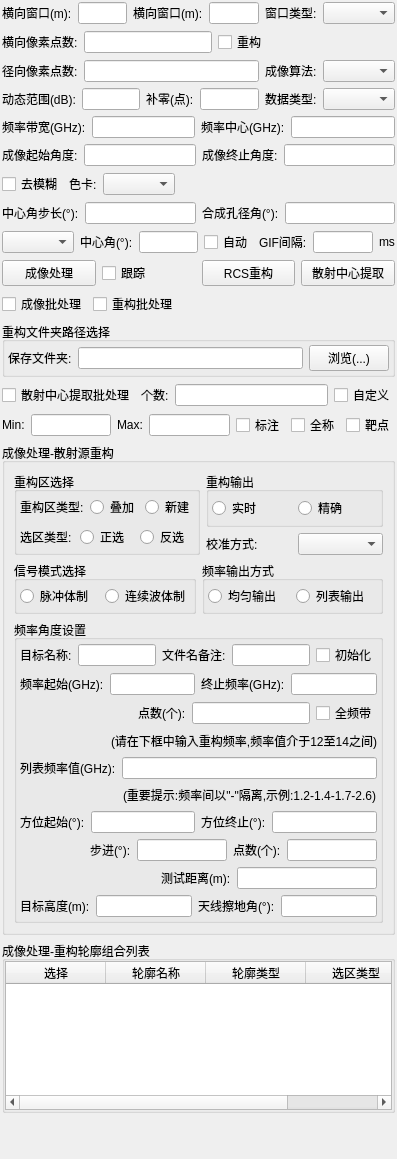
<?xml version="1.0" encoding="UTF-8"?>
<ui version="4.0">
 <class>SixthStepWidget</class>
 <widget class="QWidget" name="SixthStepWidget">
  <property name="geometry">
   <rect>
    <x>0</x>
    <y>0</y>
    <width>397</width>
    <height>1159</height>
   </rect>
  </property>
  <property name="windowTitle">
   <string>Form</string>
  </property>
  <layout class="QVBoxLayout" name="verticalLayout_11">
   <property name="leftMargin">
    <number>2</number>
   </property>
   <property name="topMargin">
    <number>2</number>
   </property>
   <property name="rightMargin">
    <number>2</number>
   </property>
   <property name="bottomMargin">
    <number>2</number>
   </property>
   <item>
    <layout class="QVBoxLayout" name="verticalLayout_2">
     <item>
      <layout class="QHBoxLayout" name="horizontalLayout">
       <item>
        <widget class="QLabel" name="label">
         <property name="text">
          <string>横向窗口(m):</string>
         </property>
        </widget>
       </item>
       <item>
        <widget class="QLineEdit" name="textBoxCrossrange"/>
       </item>
       <item>
        <widget class="QLabel" name="label_2">
         <property name="text">
          <string>横向窗口(m):</string>
         </property>
        </widget>
       </item>
       <item>
        <widget class="QLineEdit" name="textBoxDownrange"/>
       </item>
       <item>
        <widget class="QLabel" name="label_3">
         <property name="text">
          <string>窗口类型:</string>
         </property>
        </widget>
       </item>
       <item>
        <widget class="QComboBox" name="comboBoxImagewintype"/>
       </item>
      </layout>
     </item>
     <item>
      <layout class="QHBoxLayout" name="horizontalLayout_2">
       <item>
        <widget class="QLabel" name="label_4">
         <property name="text">
          <string>横向像素点数:</string>
         </property>
        </widget>
       </item>
       <item>
        <widget class="QLineEdit" name="textBoxCrangenum"/>
       </item>
       <item>
        <widget class="QCheckBox" name="checkBoxRCS_Construct_Flag">
         <property name="text">
          <string>重构</string>
         </property>
        </widget>
       </item>
       <item>
        <spacer name="horizontalSpacer">
         <property name="orientation">
          <enum>Qt::Horizontal</enum>
         </property>
         <property name="sizeHint" stdset="0">
          <size>
           <width>40</width>
           <height>20</height>
          </size>
         </property>
        </spacer>
       </item>
      </layout>
     </item>
     <item>
      <layout class="QHBoxLayout" name="horizontalLayout_3">
       <item>
        <widget class="QLabel" name="label_5">
         <property name="text">
          <string>径向像素点数:</string>
         </property>
        </widget>
       </item>
       <item>
        <widget class="QLineEdit" name="textBoxDrangenum"/>
       </item>
       <item>
        <widget class="QLabel" name="label_6">
         <property name="text">
          <string>成像算法:</string>
         </property>
        </widget>
       </item>
       <item>
        <widget class="QComboBox" name="ComboBoxImageMethold"/>
       </item>
      </layout>
     </item>
     <item>
      <layout class="QHBoxLayout" name="horizontalLayout_4">
       <item>
        <widget class="QLabel" name="label_7">
         <property name="text">
          <string>动态范围(dB):</string>
         </property>
        </widget>
       </item>
       <item>
        <widget class="QLineEdit" name="textBoxdBrange"/>
       </item>
       <item>
        <widget class="QLabel" name="label_8">
         <property name="text">
          <string>补零(点):</string>
         </property>
        </widget>
       </item>
       <item>
        <widget class="QLineEdit" name="textBoxZeronum"/>
       </item>
       <item>
        <widget class="QLabel" name="label_9">
         <property name="text">
          <string>数据类型:</string>
         </property>
        </widget>
       </item>
       <item>
        <widget class="QComboBox" name="comboBoxImageDataType"/>
       </item>
      </layout>
     </item>
     <item>
      <layout class="QHBoxLayout" name="horizontalLayout_5">
       <item>
        <widget class="QLabel" name="label_10">
         <property name="text">
          <string>频率带宽(GHz):</string>
         </property>
        </widget>
       </item>
       <item>
        <widget class="QLineEdit" name="textBoxFreqBand"/>
       </item>
       <item>
        <widget class="QLabel" name="label_11">
         <property name="text">
          <string>频率中心(GHz):</string>
         </property>
        </widget>
       </item>
       <item>
        <widget class="QLineEdit" name="textBoxFreqcenter"/>
       </item>
      </layout>
     </item>
     <item>
      <layout class="QHBoxLayout" name="horizontalLayout_54">
       <item>
        <widget class="QLabel" name="label_74">
         <property name="text">
          <string>成像起始角度:</string>
         </property>
        </widget>
       </item>
       <item>
        <widget class="QLineEdit" name="textBoxAzimageStart"/>
       </item>
       <item>
        <widget class="QLabel" name="label_75">
         <property name="text">
          <string>成像终止角度:</string>
         </property>
        </widget>
       </item>
       <item>
        <widget class="QLineEdit" name="textBoxAzimageEnd"/>
       </item>
      </layout>
     </item>
     <item>
      <layout class="QHBoxLayout" name="horizontalLayout_6">
       <item>
        <widget class="QCheckBox" name="checkBoxImagecur">
         <property name="text">
          <string>去模糊</string>
         </property>
        </widget>
       </item>
       <item>
        <widget class="QLabel" name="label_12">
         <property name="text">
          <string>色卡:</string>
         </property>
        </widget>
       </item>
       <item>
        <widget class="QComboBox" name="comboBoxImageColorType"/>
       </item>
       <item>
        <spacer name="horizontalSpacer_2">
         <property name="orientation">
          <enum>Qt::Horizontal</enum>
         </property>
         <property name="sizeHint" stdset="0">
          <size>
           <width>40</width>
           <height>20</height>
          </size>
         </property>
        </spacer>
       </item>
      </layout>
     </item>
     <item>
      <layout class="QHBoxLayout" name="horizontalLayout_7">
       <item>
        <widget class="QLabel" name="label_13">
         <property name="text">
          <string>中心角步长(°):</string>
         </property>
        </widget>
       </item>
       <item>
        <widget class="QLineEdit" name="TextBoxAzcenerstep"/>
       </item>
       <item>
        <widget class="QLabel" name="label_14">
         <property name="text">
          <string>合成孔径角(°):</string>
         </property>
        </widget>
       </item>
       <item>
        <widget class="QLineEdit" name="textBoxazirange"/>
       </item>
      </layout>
     </item>
     <item>
      <layout class="QHBoxLayout" name="horizontalLayout_8">
       <item>
        <widget class="QComboBox" name="comboBoxImageSumType"/>
       </item>
       <item>
        <widget class="QLabel" name="label_15">
         <property name="text">
          <string>中心角(°):</string>
         </property>
        </widget>
       </item>
       <item>
        <widget class="QLineEdit" name="textBoxcenterazi"/>
       </item>
       <item>
        <widget class="QCheckBox" name="checkBoxBatchAzareaModecustom">
         <property name="text">
          <string>自动</string>
         </property>
        </widget>
       </item>
       <item>
        <widget class="QLabel" name="label_16">
         <property name="text">
          <string>GIF间隔:</string>
         </property>
        </widget>
       </item>
       <item>
        <widget class="QLineEdit" name="textBoxGIFInteral"/>
       </item>
       <item>
        <widget class="QLabel" name="label_17">
         <property name="text">
          <string>ms</string>
         </property>
        </widget>
       </item>
      </layout>
     </item>
     <item>
      <layout class="QHBoxLayout" name="horizontalLayout_9">
       <item>
        <widget class="QPushButton" name="ButtonImageProcess">
         <property name="text">
          <string>成像处理</string>
         </property>
        </widget>
       </item>
       <item>
        <widget class="QCheckBox" name="checkBoxImageProcessStatus">
         <property name="text">
          <string>跟踪</string>
         </property>
        </widget>
       </item>
       <item>
        <widget class="QPushButton" name="ButtonRCSConstruct">
         <property name="text">
          <string>RCS重构</string>
         </property>
        </widget>
       </item>
       <item>
        <widget class="QPushButton" name="ButtonScatterExtract">
         <property name="text">
          <string>散射中心提取</string>
         </property>
        </widget>
       </item>
      </layout>
     </item>
     <item>
      <layout class="QHBoxLayout" name="horizontalLayout_10">
       <item>
        <widget class="QCheckBox" name="checkBoxImageBatchMode">
         <property name="text">
          <string>成像批处理</string>
         </property>
        </widget>
       </item>
       <item>
        <widget class="QCheckBox" name="checkBoxReconstructBatchMode">
         <property name="text">
          <string>重构批处理</string>
         </property>
        </widget>
       </item>
       <item>
        <spacer name="horizontalSpacer_3">
         <property name="orientation">
          <enum>Qt::Horizontal</enum>
         </property>
         <property name="sizeHint" stdset="0">
          <size>
           <width>40</width>
           <height>20</height>
          </size>
         </property>
        </spacer>
       </item>
      </layout>
     </item>
     <item>
      <widget class="QGroupBox" name="groupBox">
       <property name="title">
        <string>重构文件夹路径选择</string>
       </property>
       <layout class="QVBoxLayout" name="verticalLayout">
        <property name="leftMargin">
         <number>3</number>
        </property>
        <property name="topMargin">
         <number>3</number>
        </property>
        <property name="rightMargin">
         <number>3</number>
        </property>
        <property name="bottomMargin">
         <number>3</number>
        </property>
        <item>
         <layout class="QHBoxLayout" name="horizontalLayout_11">
          <item>
           <widget class="QLabel" name="label_18">
            <property name="text">
             <string>保存文件夹:</string>
            </property>
           </widget>
          </item>
          <item>
           <widget class="QLineEdit" name="lineEdit_13"/>
          </item>
          <item>
           <widget class="QPushButton" name="textBoxfreqlistsaveDirtory">
            <property name="text">
             <string>浏览(...)</string>
            </property>
           </widget>
          </item>
         </layout>
        </item>
       </layout>
      </widget>
     </item>
     <item>
      <layout class="QHBoxLayout" name="horizontalLayout_12">
       <item>
        <widget class="QCheckBox" name="checkBoxScatterExtractBatchMode">
         <property name="text">
          <string>散射中心提取批处理</string>
         </property>
        </widget>
       </item>
       <item>
        <widget class="QLabel" name="label_19">
         <property name="text">
          <string>个数:</string>
         </property>
        </widget>
       </item>
       <item>
        <widget class="QLineEdit" name="textBoxScatterExtractnum"/>
       </item>
       <item>
        <widget class="QCheckBox" name="checkBoxScatterExtractCustom">
         <property name="text">
          <string>自定义</string>
         </property>
        </widget>
       </item>
      </layout>
     </item>
     <item>
      <layout class="QHBoxLayout" name="horizontalLayout_13">
       <item>
        <widget class="QLabel" name="label_20">
         <property name="text">
          <string>Min:</string>
         </property>
        </widget>
       </item>
       <item>
        <widget class="QLineEdit" name="textBoxScatterScatterExtractMin"/>
       </item>
       <item>
        <widget class="QLabel" name="label_21">
         <property name="text">
          <string>Max:</string>
         </property>
        </widget>
       </item>
       <item>
        <widget class="QLineEdit" name="textBoxScatterScatterExtractMax"/>
       </item>
       <item>
        <widget class="QCheckBox" name="checkBoxScatterExtractCaption">
         <property name="text">
          <string>标注</string>
         </property>
        </widget>
       </item>
       <item>
        <widget class="QCheckBox" name="checkBoxScatterExtractCaption_fullname">
         <property name="text">
          <string>全称</string>
         </property>
        </widget>
       </item>
       <item>
        <widget class="QCheckBox" name="checkBoxScatterSpot">
         <property name="text">
          <string>靶点</string>
         </property>
        </widget>
       </item>
      </layout>
     </item>
    </layout>
   </item>
   <item>
    <widget class="QGroupBox" name="groupBox_2">
     <property name="title">
      <string>成像处理-散射源重构</string>
     </property>
     <layout class="QVBoxLayout" name="verticalLayout_9">
      <item>
       <layout class="QHBoxLayout" name="horizontalLayout_19">
        <item>
         <widget class="QGroupBox" name="groupBox_3">
          <property name="title">
           <string>重构区选择</string>
          </property>
          <layout class="QVBoxLayout" name="verticalLayout_3">
           <property name="leftMargin">
            <number>3</number>
           </property>
           <property name="topMargin">
            <number>3</number>
           </property>
           <property name="rightMargin">
            <number>3</number>
           </property>
           <property name="bottomMargin">
            <number>3</number>
           </property>
           <item>
            <layout class="QHBoxLayout" name="horizontalLayout_14">
             <item>
              <widget class="QLabel" name="label_22">
               <property name="text">
                <string>重构区类型:</string>
               </property>
              </widget>
             </item>
             <item>
              <widget class="QRadioButton" name="radioButton1">
               <property name="text">
                <string>叠加</string>
               </property>
              </widget>
             </item>
             <item>
              <widget class="QRadioButton" name="radioButton2">
               <property name="text">
                <string>新建</string>
               </property>
              </widget>
             </item>
            </layout>
           </item>
           <item>
            <layout class="QHBoxLayout" name="horizontalLayout_16">
             <item>
              <widget class="QLabel" name="label_24">
               <property name="text">
                <string>选区类型:</string>
               </property>
              </widget>
             </item>
             <item>
              <widget class="QRadioButton" name="radioButton6">
               <property name="text">
                <string>正选</string>
               </property>
              </widget>
             </item>
             <item>
              <widget class="QRadioButton" name="radioButton5">
               <property name="text">
                <string>反选</string>
               </property>
              </widget>
             </item>
            </layout>
           </item>
          </layout>
         </widget>
        </item>
        <item>
         <layout class="QVBoxLayout" name="verticalLayout_5">
          <item>
           <widget class="QGroupBox" name="groupBox_4">
            <property name="title">
             <string>重构输出</string>
            </property>
            <layout class="QVBoxLayout" name="verticalLayout_4">
             <property name="leftMargin">
              <number>3</number>
             </property>
             <property name="topMargin">
              <number>3</number>
             </property>
             <property name="rightMargin">
              <number>3</number>
             </property>
             <property name="bottomMargin">
              <number>3</number>
             </property>
             <item>
              <layout class="QHBoxLayout" name="horizontalLayout_17">
               <item>
                <widget class="QRadioButton" name="radioButtonRestructRealTime">
                 <property name="text">
                  <string>实时</string>
                 </property>
                </widget>
               </item>
               <item>
                <widget class="QRadioButton" name="radioButtonRestructNoRealTime">
                 <property name="text">
                  <string>精确</string>
                 </property>
                </widget>
               </item>
              </layout>
             </item>
            </layout>
           </widget>
          </item>
          <item>
           <layout class="QHBoxLayout" name="horizontalLayout_18">
            <item>
             <widget class="QLabel" name="label_25">
              <property name="text">
               <string>校准方式:</string>
              </property>
             </widget>
            </item>
            <item>
             <widget class="QComboBox" name="comoboxRestruct_compare_type"/>
            </item>
           </layout>
          </item>
         </layout>
        </item>
       </layout>
      </item>
      <item>
       <layout class="QHBoxLayout" name="horizontalLayout_22">
        <item>
         <widget class="QGroupBox" name="groupBox_5">
          <property name="title">
           <string>信号模式选择</string>
          </property>
          <layout class="QVBoxLayout" name="verticalLayout_6">
           <property name="leftMargin">
            <number>3</number>
           </property>
           <property name="topMargin">
            <number>3</number>
           </property>
           <property name="rightMargin">
            <number>3</number>
           </property>
           <property name="bottomMargin">
            <number>3</number>
           </property>
           <item>
            <layout class="QHBoxLayout" name="horizontalLayout_20">
             <item>
              <widget class="QRadioButton" name="radioButtonpulsemode">
               <property name="text">
                <string>脉冲体制</string>
               </property>
              </widget>
             </item>
             <item>
              <widget class="QRadioButton" name="radioButtoncwmode">
               <property name="text">
                <string>连续波体制</string>
               </property>
              </widget>
             </item>
            </layout>
           </item>
          </layout>
         </widget>
        </item>
        <item>
         <widget class="QGroupBox" name="groupBox_6">
          <property name="title">
           <string>频率输出方式</string>
          </property>
          <layout class="QVBoxLayout" name="verticalLayout_7">
           <property name="leftMargin">
            <number>3</number>
           </property>
           <property name="topMargin">
            <number>3</number>
           </property>
           <property name="rightMargin">
            <number>3</number>
           </property>
           <property name="bottomMargin">
            <number>3</number>
           </property>
           <item>
            <layout class="QHBoxLayout" name="horizontalLayout_21">
             <item>
              <widget class="QRadioButton" name="RadioButtonReconstructAllFreq">
               <property name="text">
                <string>均匀输出</string>
               </property>
              </widget>
             </item>
             <item>
              <widget class="QRadioButton" name="RadioButtonReconstructFreqList">
               <property name="text">
                <string>列表输出</string>
               </property>
              </widget>
             </item>
            </layout>
           </item>
          </layout>
         </widget>
        </item>
       </layout>
      </item>
      <item>
       <widget class="QGroupBox" name="groupBox_7">
        <property name="title">
         <string>频率角度设置</string>
        </property>
        <layout class="QVBoxLayout" name="verticalLayout_8">
         <property name="leftMargin">
          <number>3</number>
         </property>
         <property name="topMargin">
          <number>3</number>
         </property>
         <property name="rightMargin">
          <number>3</number>
         </property>
         <property name="bottomMargin">
          <number>3</number>
         </property>
         <item>
          <layout class="QHBoxLayout" name="horizontalLayout_24">
           <item>
            <widget class="QLabel" name="label_26">
             <property name="text">
              <string>目标名称:</string>
             </property>
            </widget>
           </item>
           <item>
            <widget class="QLineEdit" name="textBoxImagePartname"/>
           </item>
           <item>
            <widget class="QLabel" name="label_27">
             <property name="text">
              <string>文件名备注:</string>
             </property>
            </widget>
           </item>
           <item>
            <widget class="QLineEdit" name="textBox1"/>
           </item>
           <item>
            <widget class="QCheckBox" name="checkBoxInitPara">
             <property name="text">
              <string>初始化</string>
             </property>
            </widget>
           </item>
          </layout>
         </item>
         <item>
          <layout class="QHBoxLayout" name="horizontalLayout_23">
           <item>
            <widget class="QLabel" name="label_28">
             <property name="text">
              <string>频率起始(GHz):</string>
             </property>
            </widget>
           </item>
           <item>
            <widget class="QLineEdit" name="textBoxReconstructfstart"/>
           </item>
           <item>
            <widget class="QLabel" name="label_29">
             <property name="text">
              <string>终止频率(GHz):</string>
             </property>
            </widget>
           </item>
           <item>
            <widget class="QLineEdit" name="textBoxreconstructfend"/>
           </item>
          </layout>
         </item>
         <item>
          <layout class="QHBoxLayout" name="horizontalLayout_25">
           <item>
            <spacer name="horizontalSpacer_4">
             <property name="orientation">
              <enum>Qt::Horizontal</enum>
             </property>
             <property name="sizeHint" stdset="0">
              <size>
               <width>40</width>
               <height>20</height>
              </size>
             </property>
            </spacer>
           </item>
           <item>
            <widget class="QLabel" name="label_30">
             <property name="text">
              <string>点数(个):</string>
             </property>
            </widget>
           </item>
           <item>
            <widget class="QLineEdit" name="textBoxconstructfnum"/>
           </item>
           <item>
            <widget class="QCheckBox" name="checkBoxAllFreq">
             <property name="text">
              <string>全频带</string>
             </property>
            </widget>
           </item>
          </layout>
         </item>
         <item>
          <layout class="QHBoxLayout" name="horizontalLayout_26">
           <item>
            <spacer name="horizontalSpacer_5">
             <property name="orientation">
              <enum>Qt::Horizontal</enum>
             </property>
             <property name="sizeHint" stdset="0">
              <size>
               <width>40</width>
               <height>20</height>
              </size>
             </property>
            </spacer>
           </item>
           <item>
            <widget class="QLabel" name="label_31">
             <property name="text">
              <string>(请在下框中输入重构频率,频率值介于12至14之间)</string>
             </property>
            </widget>
           </item>
          </layout>
         </item>
         <item>
          <layout class="QHBoxLayout" name="horizontalLayout_27">
           <item>
            <widget class="QLabel" name="label_32">
             <property name="text">
              <string>列表频率值(GHz):</string>
             </property>
            </widget>
           </item>
           <item>
            <widget class="QLineEdit" name="textBoxReconstructfreqlist"/>
           </item>
          </layout>
         </item>
         <item>
          <layout class="QHBoxLayout" name="horizontalLayout_28">
           <item>
            <spacer name="horizontalSpacer_6">
             <property name="orientation">
              <enum>Qt::Horizontal</enum>
             </property>
             <property name="sizeHint" stdset="0">
              <size>
               <width>40</width>
               <height>20</height>
              </size>
             </property>
            </spacer>
           </item>
           <item>
            <widget class="QLabel" name="label_33">
             <property name="text">
              <string>(重要提示:频率间以&quot;-&quot;隔离,示例:1.2-1.4-1.7-2.6)</string>
             </property>
            </widget>
           </item>
          </layout>
         </item>
         <item>
          <layout class="QHBoxLayout" name="horizontalLayout_29">
           <item>
            <widget class="QLabel" name="label_34">
             <property name="text">
              <string>方位起始(°):</string>
             </property>
            </widget>
           </item>
           <item>
            <widget class="QLineEdit" name="textBoxReconstruct_azstart"/>
           </item>
           <item>
            <widget class="QLabel" name="label_35">
             <property name="text">
              <string>方位终止(°):</string>
             </property>
            </widget>
           </item>
           <item>
            <widget class="QLineEdit" name="textBoxReconstruct_azend"/>
           </item>
          </layout>
         </item>
         <item>
          <layout class="QHBoxLayout" name="horizontalLayout_30">
           <item>
            <spacer name="horizontalSpacer_7">
             <property name="orientation">
              <enum>Qt::Horizontal</enum>
             </property>
             <property name="sizeHint" stdset="0">
              <size>
               <width>88</width>
               <height>20</height>
              </size>
             </property>
            </spacer>
           </item>
           <item>
            <widget class="QLabel" name="label_36">
             <property name="text">
              <string>步进(°):</string>
             </property>
            </widget>
           </item>
           <item>
            <widget class="QLineEdit" name="textBoxazistep"/>
           </item>
           <item>
            <widget class="QLabel" name="label_37">
             <property name="text">
              <string>点数(个):</string>
             </property>
            </widget>
           </item>
           <item>
            <widget class="QLineEdit" name="textBoxReconstruct_aznum"/>
           </item>
          </layout>
         </item>
         <item>
          <layout class="QHBoxLayout" name="horizontalLayout_39">
           <item>
            <spacer name="horizontalSpacer_12">
             <property name="orientation">
              <enum>Qt::Horizontal</enum>
             </property>
             <property name="sizeHint" stdset="0">
              <size>
               <width>40</width>
               <height>20</height>
              </size>
             </property>
            </spacer>
           </item>
           <item>
            <widget class="QLabel" name="label_51">
             <property name="text">
              <string>测试距离(m):</string>
             </property>
            </widget>
           </item>
           <item>
            <widget class="QLineEdit" name="textBoxReconstruct_distence"/>
           </item>
          </layout>
         </item>
         <item>
          <layout class="QHBoxLayout" name="horizontalLayout_40">
           <item>
            <widget class="QLabel" name="label_50">
             <property name="text">
              <string>目标高度(m):</string>
             </property>
            </widget>
           </item>
           <item>
            <widget class="QLineEdit" name="textBoxtargethight"/>
           </item>
           <item>
            <widget class="QLabel" name="label_52">
             <property name="text">
              <string>天线擦地角(°):</string>
             </property>
            </widget>
           </item>
           <item>
            <widget class="QLineEdit" name="textBoxantennaheight"/>
           </item>
          </layout>
         </item>
        </layout>
       </widget>
      </item>
     </layout>
    </widget>
   </item>
   <item>
    <widget class="QGroupBox" name="groupBox_8">
     <property name="title">
      <string>成像处理-重构轮廓组合列表</string>
     </property>
     <layout class="QVBoxLayout" name="verticalLayout_10">
      <property name="spacing">
       <number>0</number>
      </property>
      <property name="leftMargin">
       <number>0</number>
      </property>
      <property name="topMargin">
       <number>0</number>
      </property>
      <property name="rightMargin">
       <number>0</number>
      </property>
      <property name="bottomMargin">
       <number>0</number>
      </property>
      <item>
       <widget class="QTableWidget" name="tableWidget">
        <column>
         <property name="text">
          <string>选择</string>
         </property>
         <property name="icon">
          <iconset theme="dataGridViewCheckBoxColumn1"/>
         </property>
        </column>
        <column>
         <property name="text">
          <string>轮廓名称</string>
         </property>
         <property name="icon">
          <iconset theme="dataGridViewTextBoxColumn1"/>
         </property>
        </column>
        <column>
         <property name="text">
          <string>轮廓类型</string>
         </property>
         <property name="icon">
          <iconset theme="dataGridViewContourType"/>
         </property>
        </column>
        <column>
         <property name="text">
          <string>选区类型</string>
         </property>
         <property name="icon">
          <iconset theme="dataGridViewChooseType"/>
         </property>
        </column>
       </widget>
      </item>
     </layout>
    </widget>
   </item>
   <item>
    <spacer name="verticalSpacer">
     <property name="orientation">
      <enum>Qt::Vertical</enum>
     </property>
     <property name="sizeHint" stdset="0">
      <size>
       <width>20</width>
       <height>86</height>
      </size>
     </property>
    </spacer>
   </item>
  </layout>
 </widget>
 <resources/>
 <connections/>
</ui>
